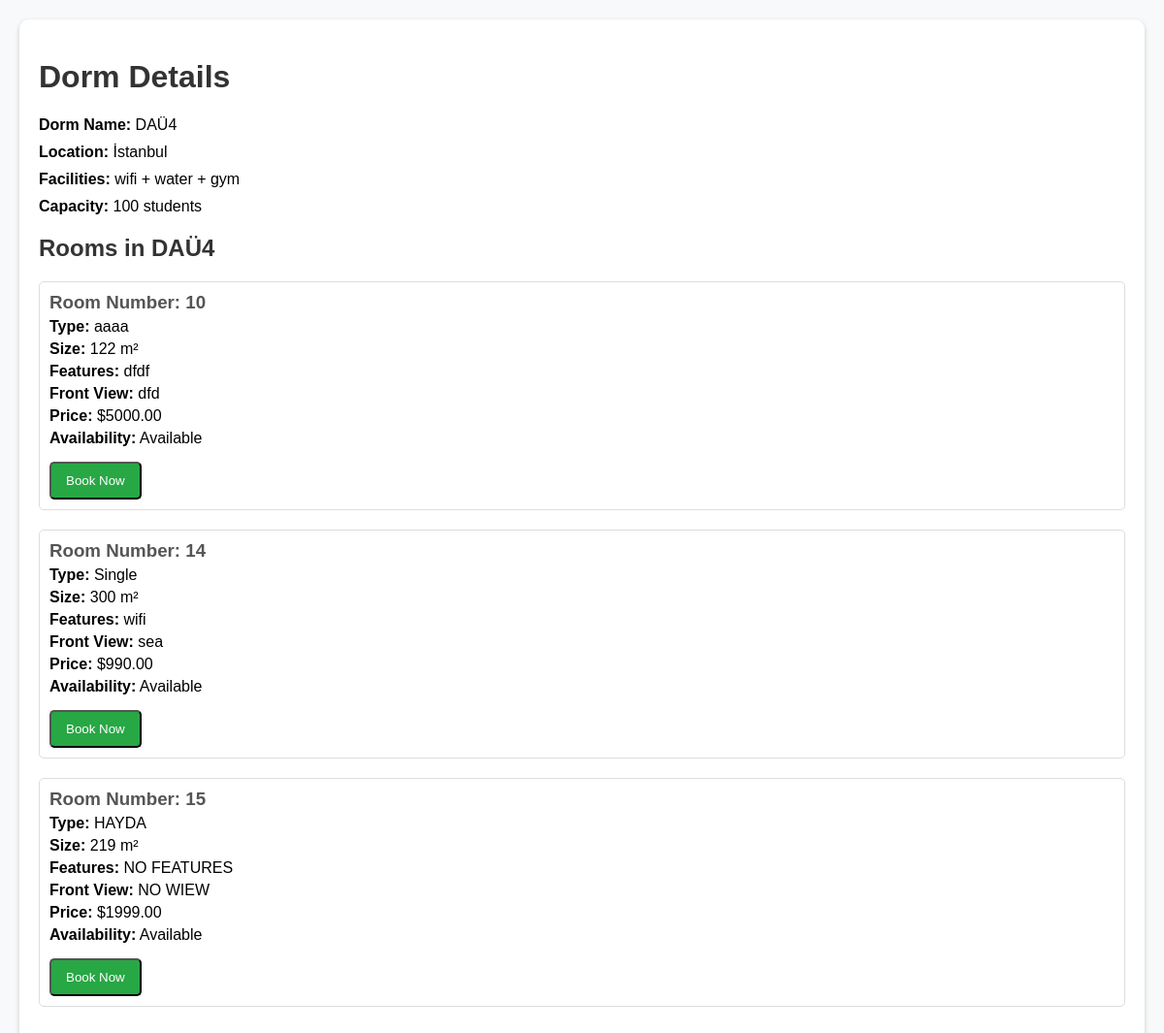
The page /dormsRooms.php?dorm_id=14 (signed in) on the database its author committed.
### tables this page shows
CREATE TABLE `dorms` (
  `dorm_id` int(11) NOT NULL,
  `dormName` varchar(255) NOT NULL,
  `dormCapacity` int(11) NOT NULL,
  `dormLocation` varchar(255) NOT NULL,
  `dormFacilities` text DEFAULT NULL,
  `image` varchar(255) DEFAULT NULL
);

CREATE TABLE `rooms` (
  `room_id` int(11) NOT NULL,
  `type` varchar(50) NOT NULL,
  `size` int(11) NOT NULL,
  `features` text NOT NULL,
  `front_view` varchar(100) NOT NULL,
  `price` decimal(10,2) NOT NULL,
  `availability` enum('Available','Not Available') DEFAULT 'Available',
  `dorm_id` int(11) NOT NULL
);

### dormsRooms.php (the view, shortened to what this page needs)
<?php
require 'connect.php';
if (isset($_GET['dorm_id'])) {
    $dorm_id = intval($_GET['dorm_id']);
} else {
    echo "Dorm ID not provided.";
    exit();
}
$dormQuery = "SELECT * FROM dorms WHERE dorm_id = $dorm_id";
$dormResult = mysqli_query($conn, $dormQuery);
$dorm = mysqli_fetch_assoc($dormResult);
?>
<!DOCTYPE html>
<html lang="en">
<head>
</head>
<body>
<div class="container">
    <h1>Dorm Details</h1>
    <p><strong>Dorm Name:</strong> <?php echo htmlspecialchars($dorm['dormName']); ?></p>
    <p><strong>Location:</strong> <?php echo htmlspecialchars($dorm['dormLocation']); ?></p>
    <p><strong>Facilities:</strong> <?php echo htmlspecialchars($dorm['dormFacilities']); ?></p>
    <p><strong>Capacity:</strong> <?php echo htmlspecialchars($dorm['dormCapacity']); ?> students</p>
    <h2>Rooms in <?php echo htmlspecialchars($dorm['dormName']); ?></h2>
    <?php
    $roomQuery = "SELECT * FROM rooms WHERE dorm_id = $dorm_id";
    $roomResult = mysqli_query($conn, $roomQuery);
    if (mysqli_num_rows($roomResult) > 0) {
        while ($room = mysqli_fetch_assoc($roomResult)) {
            echo "<div class='room'>";
            echo "<h3>Room Number: " . htmlspecialchars($room['room_id']) . "</h3>";
            echo "<p><strong>Type:</strong> " . htmlspecialchars($room['type']) . "</p>";
            echo "<p><strong>Size:</strong> " . htmlspecialchars($room['size']) . " m²</p>";
            echo "<p><strong>Features:</strong> " . htmlspecialchars($room['features']) . "</p>";
            echo "<p><strong>Front View:</strong> " . htmlspecialchars($room['front_view']) . "</p>";
            echo "<p><strong>Price:</strong> $" . htmlspecialchars($room['price']) . "</p>";
            echo "<p><strong>Availability:</strong> " . htmlspecialchars($room['availability']) . "</p>";
            if ($room['availability'] === 'Available') {
                echo "<form method='POST' action='bookRoom.php'>
                          <input type='hidden' name='room_id' value='" . htmlspecialchars($room['room_id']) . "'>
                          <input type='hidden' name='dorm_id' value='" . htmlspecialchars($room['dorm_id']) . "'>
                          <button type='submit' class='book-button'>Book Now</button>
                      </form>";
            }
            echo "</div>";
        }
    } else {
        echo "<p>No rooms available in this dorm.</p>";
    }
    ?>
</div>
</body>
</html>

### dormsRooms.php (style rules this page uses)
body { font-family: Arial, sans-serif; margin: 20px; background-color: #f8f9fa; }
.container { background: white; padding: 20px; border-radius: 10px; box-shadow: 0 2px 5px rgba(0, 0, 0, 0.2); }
h1, h2 { color: #333; }
p { margin: 10px 0; }
.room { margin-bottom: 20px; padding: 10px; border: 1px solid #ddd; border-radius: 5px; }
.room h3 { margin: 0; color: #555; }
.room p { margin: 5px 0; }
.book-button { margin-top: 10px; display: inline-block; padding: 10px 15px; background-color: #28a745; color: white; text-decoration: none; border-radius: 5px; }

### rows shown on the page
dorms: dormName "DAÜ4", dormLocation "İstanbul", dormFacilities "wifi + water + gym", dormCapacity "100"
rooms: room_id "10", type "aaaa", size "122", features "dfdf", front_view "dfd", price "5000.00", availability "Available"
rooms: room_id "14", type "Single", size "300", features "wifi", front_view "sea", price "990.00", availability "Available"
rooms: room_id "15", type "HAYDA", size "219", features "NO FEATURES", front_view "NO WIEW", price "1999.00", availability "Available"
